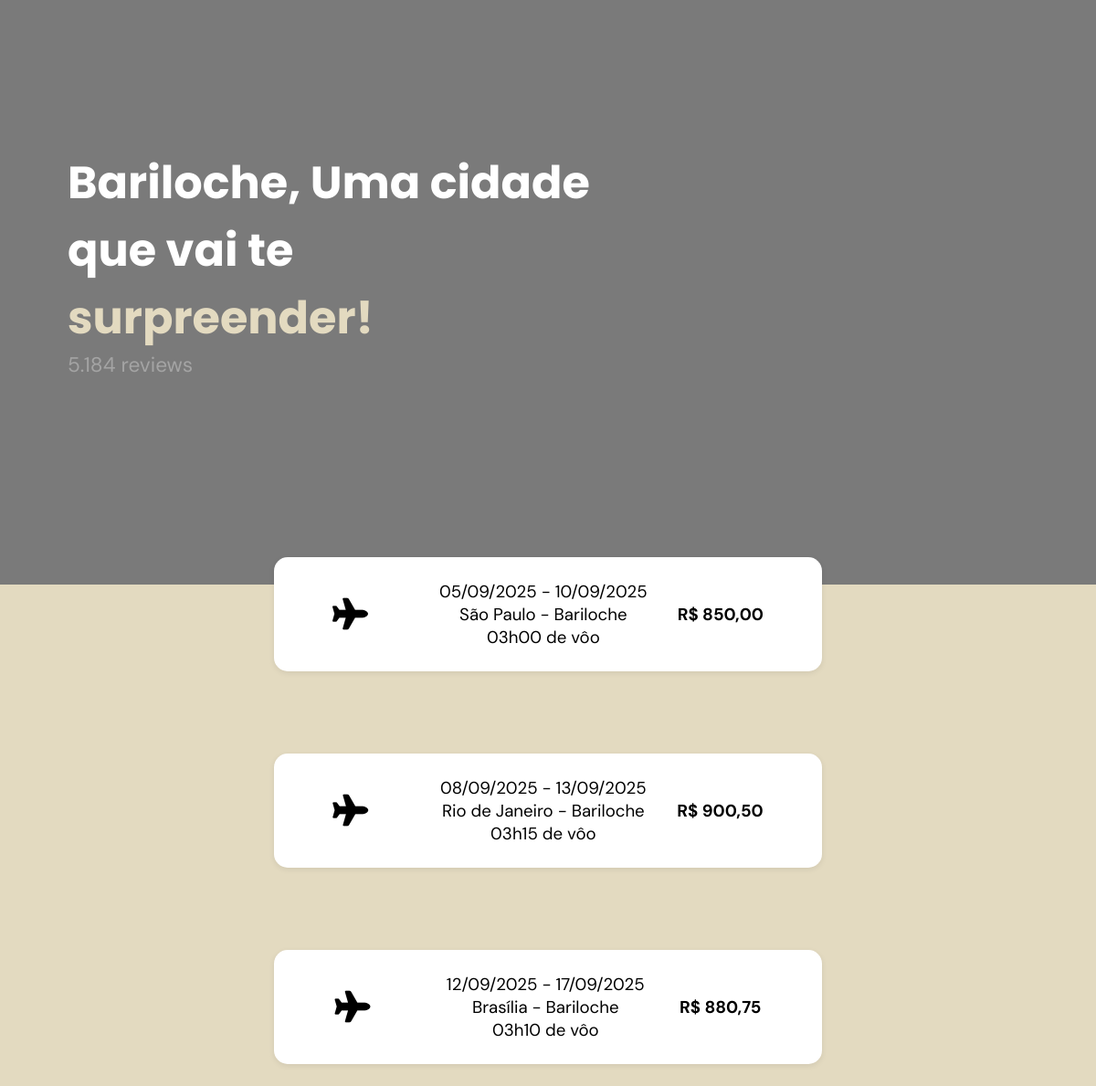
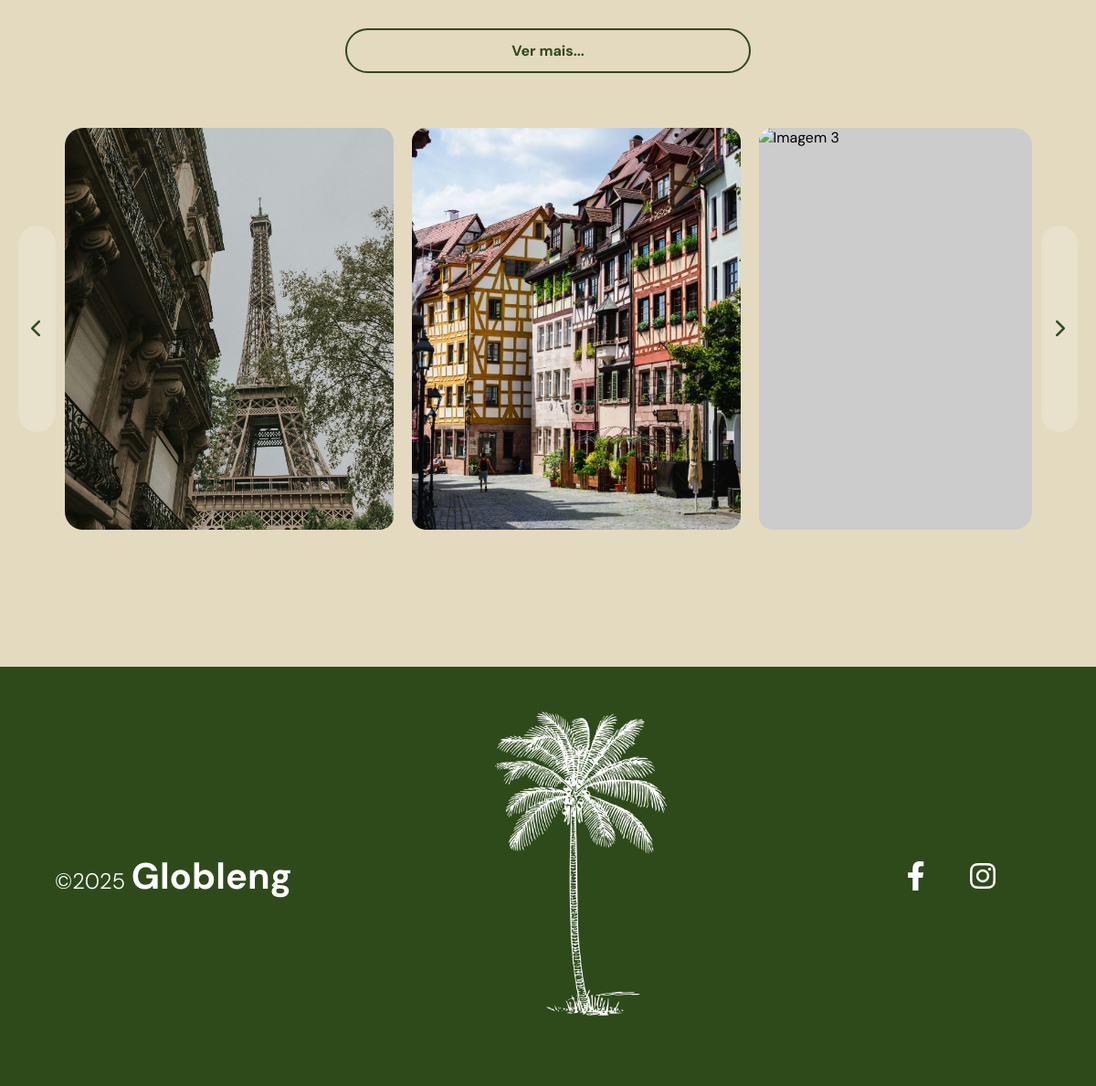
The page /pages/bariloche.php on the database its author committed (2 pictures, top to bottom).
### tables this page shows
CREATE TABLE `passagens` (
  `id` int(11) NOT NULL,
  `origem` varchar(100) NOT NULL,
  `destino` varchar(100) NOT NULL,
  `duracao_voo` time NOT NULL,
  `check_in` date NOT NULL,
  `check_out` date DEFAULT NULL,
  `preco` decimal(10,2) NOT NULL,
  `data_criacao` timestamp NOT NULL DEFAULT current_timestamp()
);

### includes/functions/listar_passagens.php (the view, shortened to what this page needs)
<?php
require_once __DIR__ . '/../conexao.php';
function listarPassagensPorDestino($destino) {
    global $conn;
    $stmt = $conn->prepare("SELECT check_in, check_out, origem, destino, preco, duracao_voo FROM passagens WHERE destino = ?");
    $stmt->bind_param("s", $destino);
    $stmt->execute();
    $result = $stmt->get_result();
    $passagens = $result->fetch_all(MYSQLI_ASSOC);
    $count = 0;
    foreach ($passagens as $passagem) {
        $count++;
        $duracao_em_horas_e_minutos = str_replace(":", "h", substr($passagem['duracao_voo'], 0, 5));
        $check_in_date = new DateTime($passagem['check_in']);
        $check_out_date = new DateTime($passagem['check_out']);
        if ($count > 3) {
            echo "<li class=\"pass oculto\">";
        } else {
            echo "<li class=\"pass\">";
        }
        echo "<i class=\"fa-solid fa-plane\"></i>";
        echo "<div class=\"pass-info\">";
        echo "<p>" . htmlspecialchars($check_in_date->format('d/m/Y')) . " - " . htmlspecialchars($check_out_date->format('d/m/Y')) . "</p>";
        echo "<p>" . htmlspecialchars($passagem['origem']) . " - " . htmlspecialchars($passagem['destino']) . "</p>";
        echo "<p>" . htmlspecialchars($duracao_em_horas_e_minutos) . " de vôo</p>";
        echo "</div>";
        echo "<p class=\"pass-price\"><span class=\"fi fi-br\"></span>R$ " . number_format($passagem['preco'], 2, ',', '.') . "</p>";
        echo "</li>";
    }
}
?>

### pages/bariloche.php (shortened to what this page needs)
<!DOCTYPE html>
<html lang="pt-br">
<head>
  <link
    rel="stylesheet"
    href="https://cdnjs.cloudflare.com/ajax/libs/font-awesome/6.4.0/css/all.min.css" />
  <link
    rel="stylesheet"
    href="https://cdn.jsdelivr.net/gh/lipis/flag-icons@7.3.2/css/flag-icons.min.css" />
  <link rel="stylesheet" href="../assets/css/cidade.css">
  <link rel="stylesheet" href="../assets/css/carousel.css">
  <link rel="stylesheet" href="../assets/css/footer.css">
</head>
<body>
  <main>
    <div class="video-container">
      <h1 class="video-title">Bariloche, Uma cidade<br> que vai te <br><span>surpreender!</span>
        <p>5.184 reviews</p>
      </h1>
      <video autoplay muted loop>
        <source src="../assets/videos/bariloche.mp4" type="video/mp4">
      </video>
    </div>
    <ul id="list" class="passes">
      <?php
      require_once('../includes/functions/listar_passagens.php');
      listarPassagensPorDestino('Bariloche');
      ?>
    </ul>
    <div class="btn-ver-mais-wrapper">
      <button class="btn-ver-mais">Ver mais...</button>
    </div>
    <section class="carousel-section">
      <button class="carousel-btn left">
        <i class="fa fa-chevron-left"></i>
      </button>
      <div class="carousel-container">
        <div class="carousel-track">
          <img src="../assets/imgs/carrossel/franca-carrossel.jpg" alt="Imagem 1" />
          <img src="../assets/imgs/carrossel/alemanha-carrossel.jpg" alt="Imagem 2" />
          <img src="../assets/imgs/carrossel/india-carrossel.jpg" alt="Imagem 3" />
        </div>
      </div>
      <button class="carousel-btn right">
        <i class="fa fa-chevron-right"></i>
      </button>
    </section>
  </main>
  <?php include_once '../includes/partials/footer.php'; ?>
</body>
</html>

### includes/partials/footer.php (shortened to what this page needs)
<footer class="globleng-footer">
    <div class="footer-left">
        <p>©2025 <strong>Globleng</strong></p>
    </div>
    <div class="footer-center">
        <img src="/globleng/assets/imgs/logo-footer.png" alt="Palmeira" />
    </div>
    <div class="footer-right">
        <a href="#"><i class="fab fa-facebook-f"></i></a>
        <a href="#"><i class="fab fa-instagram"></i></a>
    </div>
</footer>

### assets/css/cidade.css (style rules this page uses)
body { background-color: var(--bg); }
.video-container { position: relative; width: 100%; height: 80vh; overflow: hidden; }
.video-container video { width: 100%; height: 100%; object-fit: cover; position: absolute; top: 0; left: 0; z-index: -1; background-color: #ccc; filter: brightness(0.6); }
.video-title { font-family: "Poppins", sans-serif; font-size: 37pt; position: absolute; top: 45%; left: 30%; transform: translate(-50%, -50%); color: var(--white); }
.video-title span { font-family: "Poppins", sans-serif; color: var(--bg); }
.video-title p { color: #a4a4a4; font-weight: 400; font-size: 17pt; }
.passes { width: 100%; position: relative; bottom: 30px; display: flex; flex-direction: column; align-items: center; }
.pass { width: 50%; display: flex; justify-content: space-around; align-items: center; padding: 25px 50px; background-color: var(--white); border-radius: 15px; cursor: pointer; margin-top: 90px; box-shadow: 0 2px 6px rgba(0, 0, 0, 0.08); transition: all 0.3s ease; }
.pass i { font-size: 26pt; }
.pass .pass-info { margin-left: 50px; font-size: 14pt; text-align: center; }
.pass .pass-price { font-size: 14pt; font-weight: bold; }
.pass:nth-child(1) { margin-top: 0px; }
.btn-ver-mais-wrapper { display: flex; justify-content: center; margin-top: 25px; }
.btn-ver-mais { background-color: transparent; border: 2px solid var(--green); color: var(--green); padding: 12px 15%; border-radius: 30px; font-size: 16px; font-weight: bold; cursor: pointer; transition: background-color 0.3s ease, color 0.3s ease; }

### assets/css/carousel.css (style rules this page uses)
.carousel-section { display: flex; align-items: center; justify-content: center; gap: 10px; margin: 60px auto; width: 100%; max-width: 1400px; height: 20%; position: relative; padding: 0 20px; margin-bottom: 150px; }
.carousel-container { overflow: hidden; border-radius: 20px; width: 1100px; }
.carousel-track { display: flex; transition: transform 0.5s ease-in-out; }
.carousel-track img { width: 360px; height: 440px; object-fit: cover; border-radius: 15px; margin-right: 20px; flex-shrink: 0; cursor: pointer; background-color: #ccc; }
.carousel-btn { background-color: rgba(255, 255, 255, 0.2); backdrop-filter: blur(6px); border: none; padding: 100px 14px; font-size: 20px; cursor: pointer; border-radius: 50px; color: var(--green); transition: background-color 0.3s ease; z-index: 5; }

### assets/css/footer.css (style rules this page uses)
.globleng-footer { background-color: var(--green); color: white; display: flex; justify-content: space-between; align-items: center; padding: 30px 60px; font-size: 26pt; }
.footer-left p { font-size: 18pt; font-weight: 300; }
.footer-left strong { font-size: 30pt; font-weight: bold; }
.footer-center img { margin: 10% 0px 10% 0px ; height: 350px; }
.footer-right { margin-right: 50px; }
.footer-right a { color: white; font-size: 24pt; margin-left: 40px; transition: color 0.3s; }

### assets/css/variables.css (style rules this page uses)
* { margin: 0; padding: 0; box-sizing: border-box; font-family: "DM Sans", sans-serif; }
:root { --bg: #e3dac0; --brown: #442202; --white: #ffffff; --green: #2e4a1a; --dark-green: #243a15; }

### rows shown on the page
passagens: check_in "05/09/2025", check_out "10/09/2025", origem "São Paulo", destino "Bariloche", duracao_voo "03h00", preco "850,00"
passagens: check_in "08/09/2025", check_out "13/09/2025", origem "Rio de Janeiro", destino "Bariloche", duracao_voo "03h15", preco "900,50"
passagens: check_in "12/09/2025", check_out "17/09/2025", origem "Brasília", destino "Bariloche", duracao_voo "03h10", preco "880,75"
